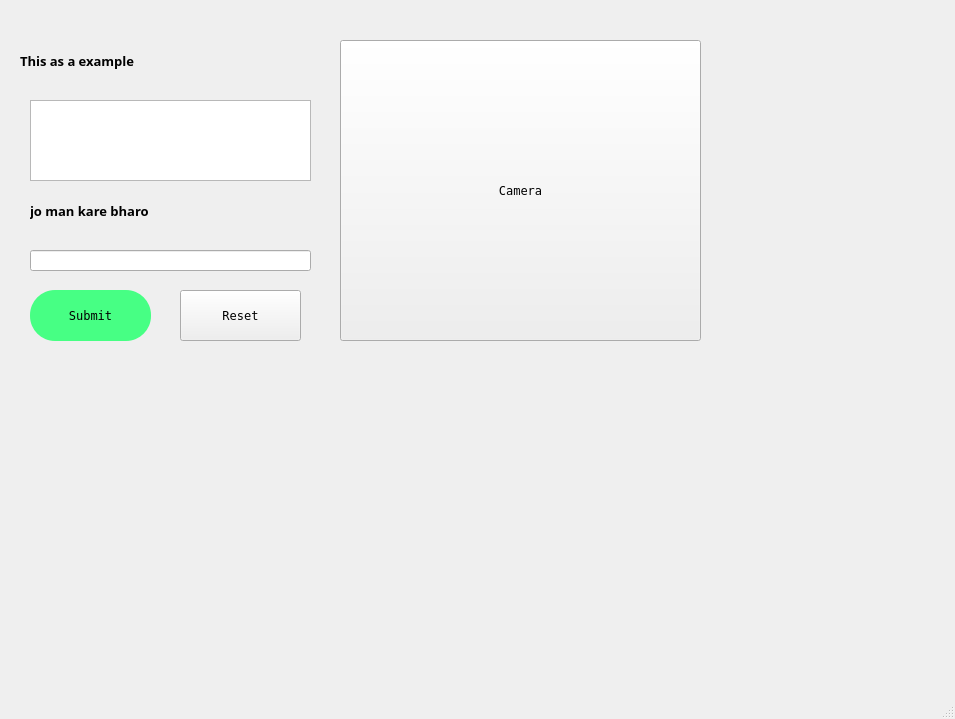
<?xml version="1.0" encoding="UTF-8"?>
<ui version="4.0">
 <class>MainWindow</class>
 <widget class="QMainWindow" name="MainWindow">
  <property name="geometry">
   <rect>
    <x>0</x>
    <y>0</y>
    <width>955</width>
    <height>719</height>
   </rect>
  </property>
  <property name="font">
   <font>
    <family>NSimSun</family>
   </font>
  </property>
  <property name="windowTitle">
   <string>MainWindow</string>
  </property>
  <widget class="QWidget" name="centralwidget">
   <widget class="QLabel" name="label">
    <property name="geometry">
     <rect>
      <x>20</x>
      <y>30</y>
      <width>211</width>
      <height>61</height>
     </rect>
    </property>
    <property name="font">
     <font>
      <family>Rockwell Extra Bold</family>
      <pointsize>10</pointsize>
      <weight>75</weight>
      <bold>true</bold>
     </font>
    </property>
    <property name="text">
     <string>This as a example</string>
    </property>
   </widget>
   <widget class="QTextEdit" name="editComment">
    <property name="geometry">
     <rect>
      <x>30</x>
      <y>100</y>
      <width>281</width>
      <height>81</height>
     </rect>
    </property>
   </widget>
   <widget class="QLineEdit" name="editAny">
    <property name="geometry">
     <rect>
      <x>30</x>
      <y>250</y>
      <width>281</width>
      <height>21</height>
     </rect>
    </property>
   </widget>
   <widget class="QPushButton" name="buttonSubmit">
    <property name="geometry">
     <rect>
      <x>30</x>
      <y>290</y>
      <width>121</width>
      <height>51</height>
     </rect>
    </property>
    <property name="cursor">
     <cursorShape>IBeamCursor</cursorShape>
    </property>
    <property name="styleSheet">
     <string notr="true">background-color: rgb(71, 255, 132);
border-radius: 25px; </string>
    </property>
    <property name="text">
     <string>Submit</string>
    </property>
    <property name="icon">
     <iconset>
      <normaloff>../../../Pictures/walls/wallpaper (3).jpg</normaloff>../../../Pictures/walls/wallpaper (3).jpg</iconset>
    </property>
    <property name="autoDefault">
     <bool>false</bool>
    </property>
    <property name="default">
     <bool>false</bool>
    </property>
   </widget>
   <widget class="QPushButton" name="buttoReset">
    <property name="geometry">
     <rect>
      <x>180</x>
      <y>290</y>
      <width>121</width>
      <height>51</height>
     </rect>
    </property>
    <property name="text">
     <string>Reset</string>
    </property>
   </widget>
   <widget class="QLabel" name="label_2">
    <property name="geometry">
     <rect>
      <x>30</x>
      <y>180</y>
      <width>211</width>
      <height>61</height>
     </rect>
    </property>
    <property name="font">
     <font>
      <family>Rockwell Extra Bold</family>
      <pointsize>10</pointsize>
      <weight>75</weight>
      <bold>true</bold>
     </font>
    </property>
    <property name="text">
     <string>jo man kare bharo</string>
    </property>
   </widget>
   <widget class="QPushButton" name="buttoCamera">
    <property name="geometry">
     <rect>
      <x>340</x>
      <y>40</y>
      <width>361</width>
      <height>301</height>
     </rect>
    </property>
    <property name="text">
     <string>Camera</string>
    </property>
    <property name="icon">
     <iconset>
      <normaloff>../../../Pictures/walls/wallpaperfla.jpg</normaloff>../../../Pictures/walls/wallpaperfla.jpg</iconset>
    </property>
    <property name="iconSize">
     <size>
      <width>50</width>
      <height>36</height>
     </size>
    </property>
   </widget>
  </widget>
  <widget class="QMenuBar" name="menubar">
   <property name="geometry">
    <rect>
     <x>0</x>
     <y>0</y>
     <width>955</width>
     <height>21</height>
    </rect>
   </property>
  </widget>
  <widget class="QStatusBar" name="statusbar"/>
 </widget>
 <resources/>
 <connections/>
</ui>
